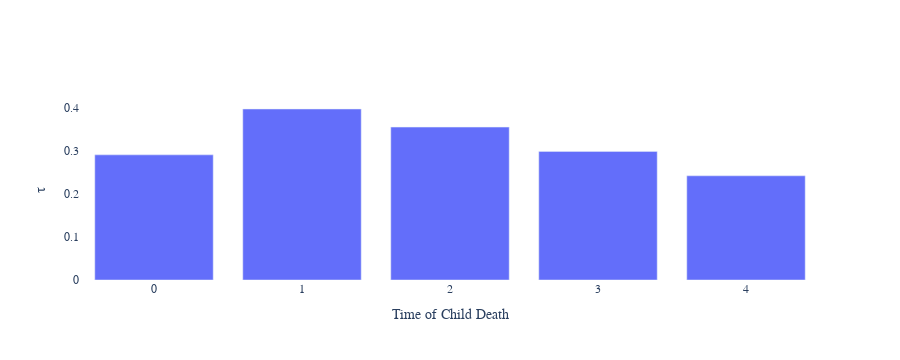

Notebook source saved alongside this figure:
### Code cell
fig = go.Figure()
fig.add_trace(go.Bar(x=corr_df2['Time_Child'], y=corr_df2['tau']))
              
fig.update_layout(
    xaxis_title='Time of Child Death',
    yaxis_title ='&#964;',
    font_family="Times New Roman",
    plot_bgcolor='rgba(0,0,0,0)',
)

### Figure 1 — Plotly figure (JSON) as saved in the notebook; plotly's stock layout.template omitted (floating-point values rounded to 4 significant figures)
{"data": [{"type": "bar", "x": [0, 1, 2, 3, 4], "y": [0.2913, 0.3981, 0.3559, 0.2993, 0.2425]}], "layout": {"font": {"family": "Times New Roman"}, "height": 360, "plot_bgcolor": "rgba(0, 0, 0, 0)", "xaxis": {"autorange": true, "range": [-0.5, 4.5], "title": {"text": "Time of Child Death"}, "type": "linear"}, "yaxis": {"autorange": true, "range": [0, 0.419], "title": {"text": "&#964;"}, "type": "linear"}}}
